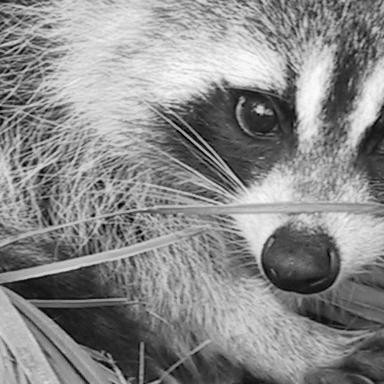
#> input picture Array/ex04/animal.jpeg, 384 x 384 px
$ python rotate.py
#> lines starting #> are read from the running program, lines starting #| are printed output that depends on the picture
### Array/ex02/load_image.py
import numpy as np
from PIL import Image


def ft_load(path: str) -> list:
    """function that loads an image, prints its format, and its pixels
    content in RGB format"""
#> called with path = 'animal.jpeg'
    try:
        with Image.open(path) as im:
#> im is the input picture: PIL image 384x384 L; min 0, max 254, mean 137.7
            data = im.getdata()
            print(f"The shape of image is: ({im.size[1]}, {im.size[0]}"
                  f", {len(im.getbands())})")
#| The shape of image is: (384, 384, 1)
#> (printed output is left out)
            return np.array(data)
    except Exception as e:
        print(e)

### Array/ex04/rotate.py
from load_image import ft_load
from PIL import Image
import matplotlib.pyplot as plt
import numpy as np
import math


def ft_transpose(array: np.array) -> np.array:
    """
    function to transpose the given array
    """
    size = math.isqrt(array.size)
#> size = 384
    array = array.reshape(size, size)
    final = np.zeros((size, size), dtype=np.uint8)
    for x, row in enumerate(array):
        # print(x, row)
        for y, nb in enumerate(row):
            # print(nb)
            # print(y)
            final[x][y] = array[y][len(row) - x - 1]
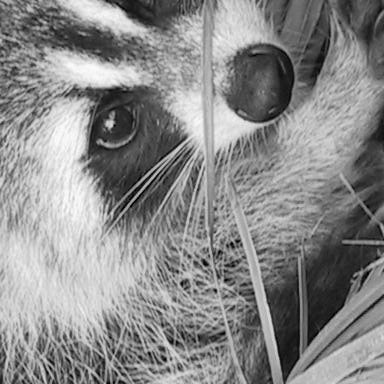
#> final: shape (384, 384); min 0, max 254, mean 137.7
    return final


def ft_rotate(path: str):
    """
    function to rotate a given image file
    """
    try:
        img = ft_load(path)
        data = np.array(img)
        # array = array.reshape(5, 5)
        print(f"Array to begin with : \n{data}")
        data = ft_transpose(data)
        print(f"Array after : \n{data}")
#> (printed output is left out)
        image = Image.fromarray(data, mode="L")
        plt.imshow(image, cmap='gray', vmin=0, vmax=255)
        plt.show()
    except Exception as e:
        print(e)


def main():
    ft_rotate("animal.jpeg")


if __name__ == "__main__":
    main()
